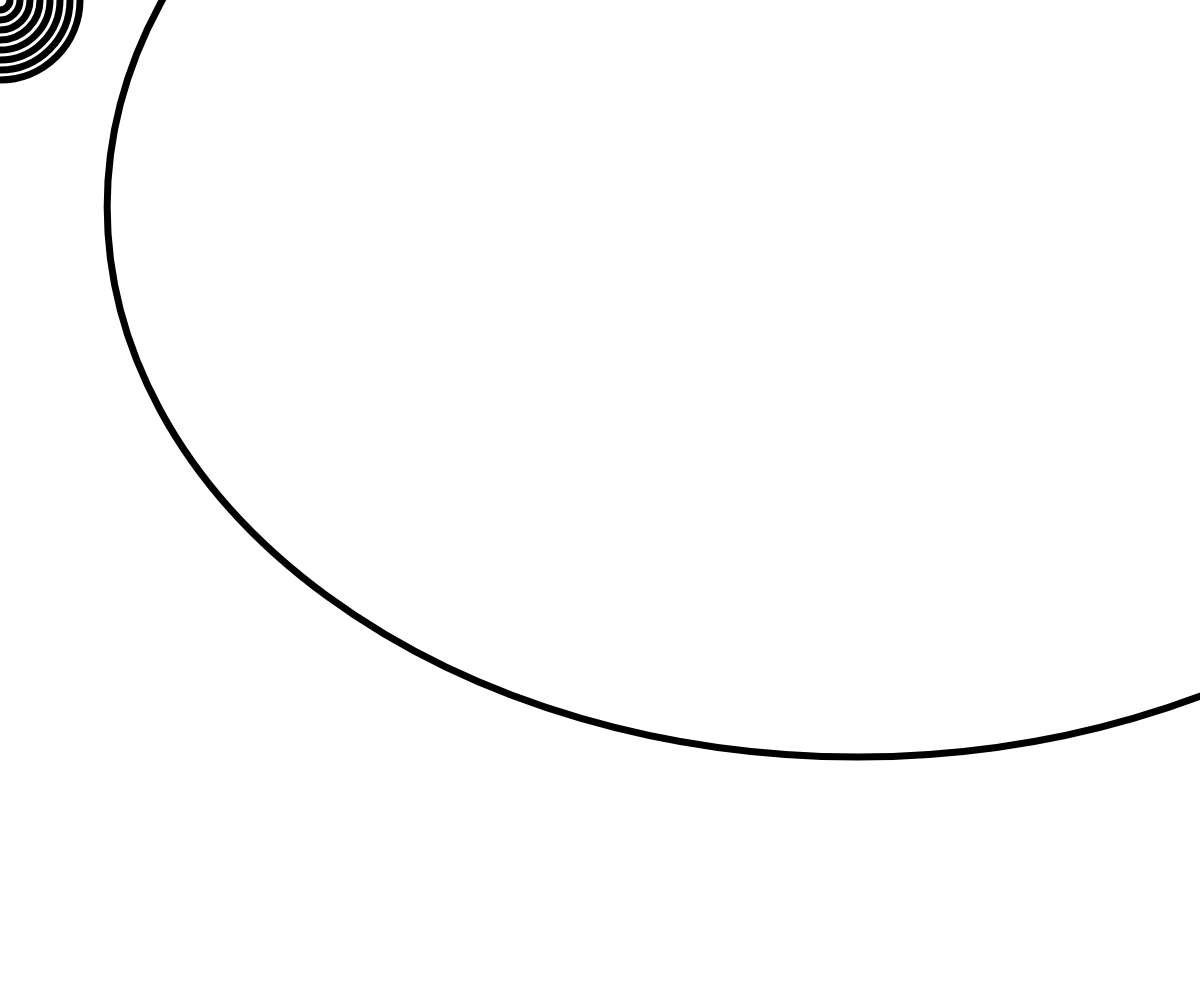
Frame 1 (no input)
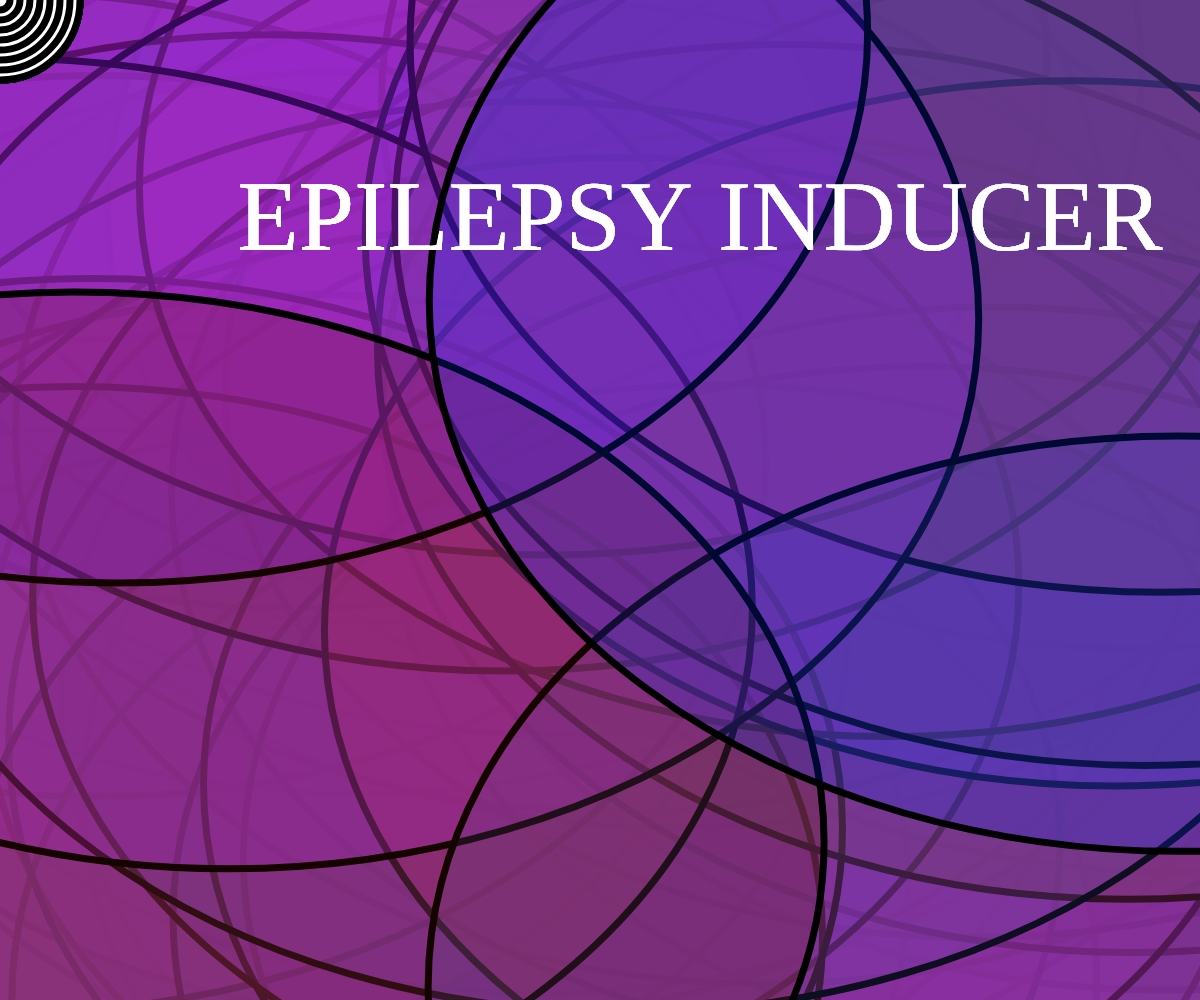
Frame 60 (no input)
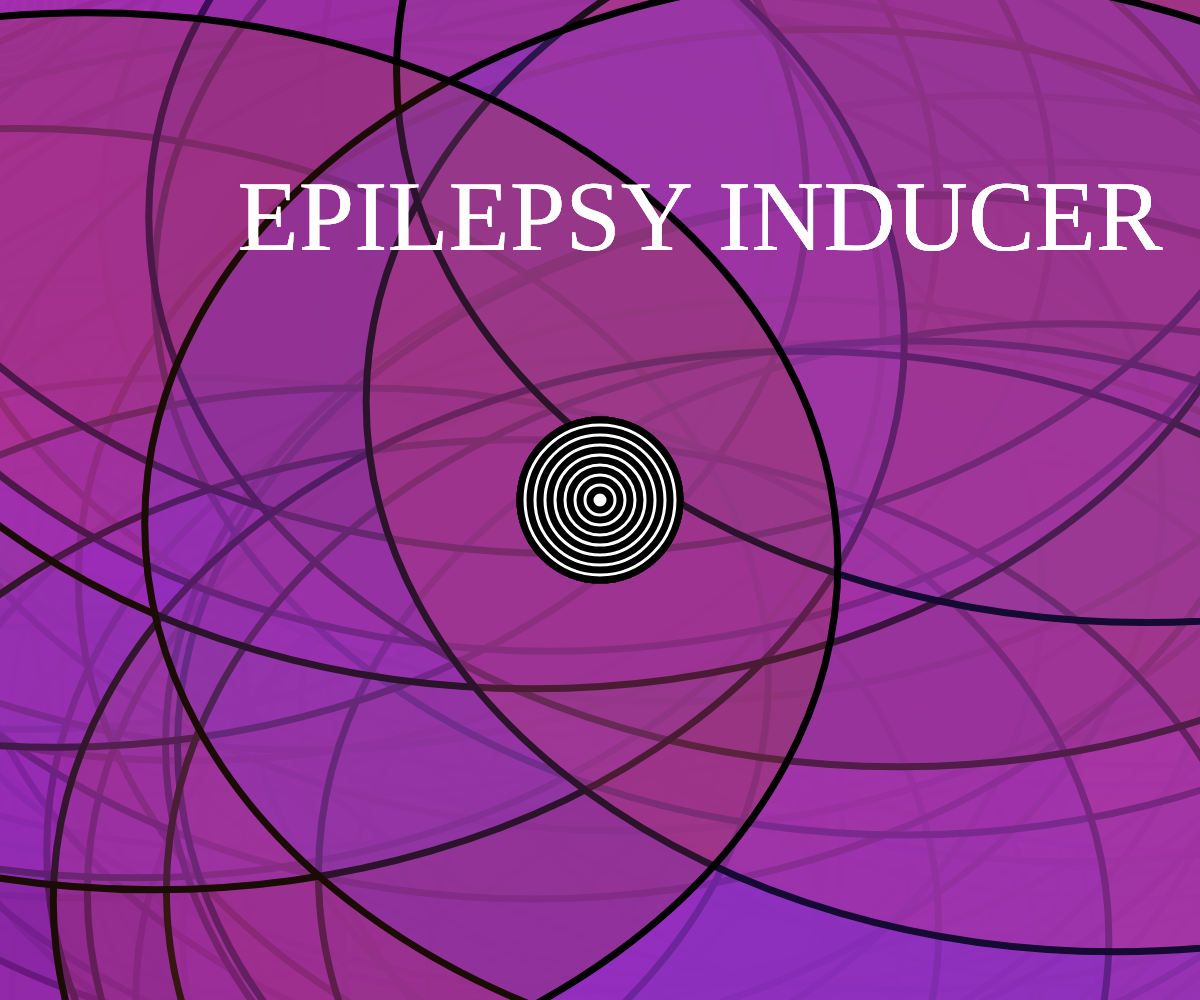
Frame 120 (the mouse pressed at the canvas centre since frame 60)

The p5.js sketch that drew these frames (run headless with seeded random() and noise() and a simulated clock; from frame 60 on, the mouse is pressed at the canvas centre):

// p5.js sketch
// ── sketch.js
function setup() {
    createCanvas(windowWidth, windowHeight);
    frameRate(30);
};

function draw() {
    //Varies ellipse location
    spotX = random(0, width);
    spotY = random(0, height);

    //Ellipses
    strokeWeight(7);
    fill(color.r, color.g, color.b, 50);
    ellipse(spotX, spotY, 1500, 1100);

    //Mouse target
    fill(255);
    ellipse(mouseX, mouseY, 160, 160);
    ellipse(mouseX, mouseY, 140, 140);
    ellipse(mouseX, mouseY, 120, 120);
    ellipse(mouseX, mouseY, 100, 100);
    ellipse(mouseX, mouseY, 80, 80);
    ellipse(mouseX, mouseY, 60, 60);
    ellipse(mouseX, mouseY, 40, 40);
    ellipse(mouseX, mouseY, 20, 20);

    //Varies color
    color.r = random(255);
    color.g = random(18, 79);
    color.b = random(400);

    //Text stuff
    push();
    textAlign(CENTER);
    textSize(100);
    textFont("Georgia");
    text("EPILEPSY INDUCER", 700, 250);
    pop();

};
